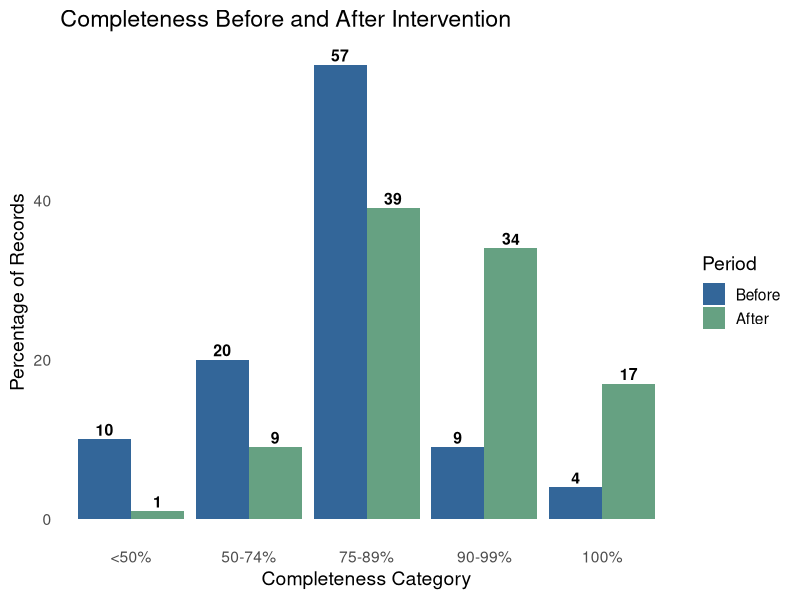
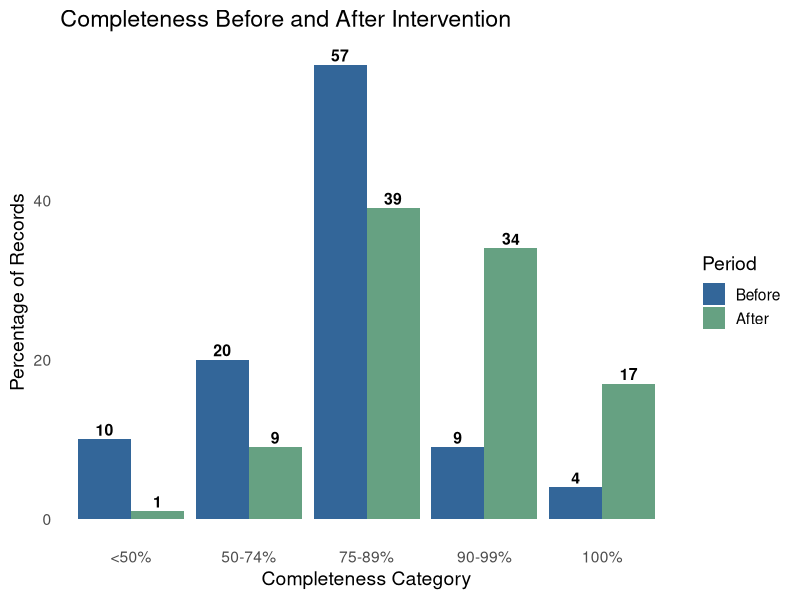

Generate these figures, in order, with R:
#install and load packages
install.packages(c("ggplot2", "tidyr", "dplyr"))
library(ggplot2)
library(tidyr)
library(dplyr)

#create data frame
completeness_data <- data.frame(
  Completeness = c("<50%", "50-74%", "75-89%", "90-99%", "100%"),
  Before = c(10, 20, 57, 9, 4),
  After = c(1, 9, 39, 34, 17)
)

#pivot longer for ggplot
data_long <- completeness_data %>%
  pivot_longer(cols = c("Before", "After"),
               names_to = "Period",
               values_to = "Percentage")

#ensure correct order for Completeness and Period
data_long$Completeness <- factor(data_long$Completeness,
                                 levels = c("<50%", "50-74%", "75-89%", "90-99%", "100%"))
data_long$Period <- factor(data_long$Period, levels = c("Before", "After"))

#side-by-side bar chart with bold labels
ggplot(data_long, aes(x = Completeness, y = Percentage, fill = Period)) +
  geom_bar(stat = "identity", position = position_dodge()) +
  geom_text(aes(label = Percentage),
            position = position_dodge(width = 0.9), 
            vjust = -0.3, 
            size = 4, 
            fontface = "bold") +
  labs(
    title = "Completeness Before and After Intervention",
    x = "Completeness Category",
    y = "Percentage of Records"
  ) +
  scale_fill_manual(values = c("Before" = "#336699",  #muted QMUL Blue
                               "After" = "#66A182")) + #muted Green-Teal
  theme_minimal(base_size = 14) +
   theme(panel.grid = element_blank())

#save plot as PNG
ggsave("bar_chart.png", width = 8, height = 6, dpi = 300)

